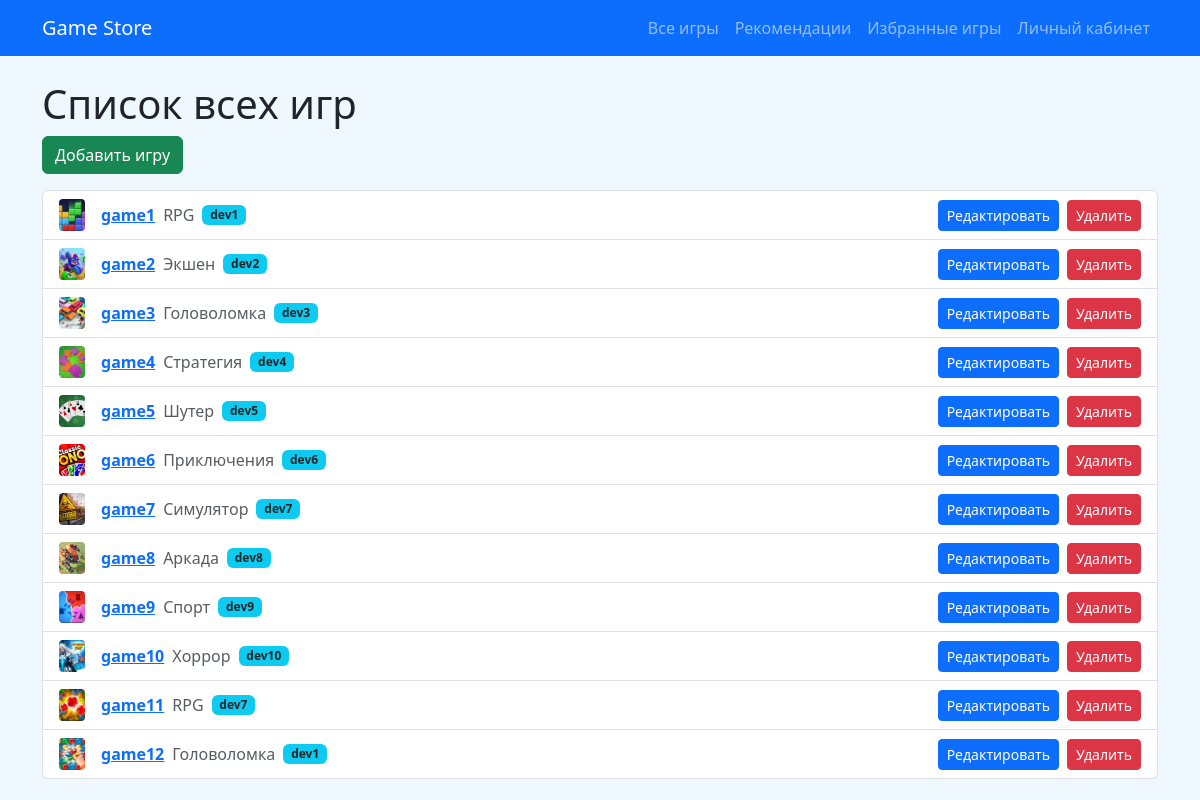
/games/, run on the app's committed database.
### store/models.py (models this page shows, shortened)
class Game(models.Model):
    title = models.CharField("Название игры", max_length=100)
    description = models.TextField("Описание")
    price = models.DecimalField("Цена", max_digits=8, decimal_places=2)
    release_date = models.DateField("Дата выхода")
    developer = models.ForeignKey(Developer, on_delete=models.CASCADE, verbose_name="Разработчик")
    genre = models.ForeignKey(Genre, on_delete=models.SET_NULL, null=True, verbose_name="Жанр")
    cover_image = models.ImageField("Обложка", upload_to='game_covers/', blank=True)
    class Meta:
        verbose_name = "Игра"
        verbose_name_plural = "Игры"

class Genre(models.Model):
    name = models.CharField("Название жанра", max_length=50, unique=True)
    class Meta:
        verbose_name = "Жанр"
        verbose_name_plural = "Жанры"

class Developer(models.Model):
    name = models.CharField("Имя разработчика", max_length=100)
    country = models.CharField("Страна", max_length=50, blank=True, null=True)
    website = models.URLField("Сайт", blank=True, null=True)
    class Meta:
        verbose_name = "Разработчик"
        verbose_name_plural = "Разработчики"

### store/views.py (the view)
# urls.py: path('games/', games_list_view, name='games_list'),
def games_list_view(request):
    games = Game.objects.all()
    return render(request, 'games_list.html', {'games': games})

### templates/games_list.html (shortened to what this page needs)
<!DOCTYPE html>
<html lang="ru">
<head>
    <link href="https://cdn.jsdelivr.net/npm/bootstrap@5.3.3/dist/css/bootstrap.min.css" rel="stylesheet">
</head>
<body>
{% include 'navbar.html' %}
<div class="container mt-4">
    <h1>Список всех игр</h1>
    <a href="{% url 'game_create' %}" class="btn btn-success mb-3">Добавить игру</a>
    <ul class="list-group">
        {% for game in games %}
            <li class="list-group-item d-flex align-items-center">
                {% if game.cover_image %}
                    <img src="{{ game.cover_image.url }}" alt="cover" class="me-3" style="height:32px;width:26px;object-fit:cover;border-radius:4px;">
                {% else %}
                    <img src="https://via.placeholder.com/26x32?text=No+Image" alt="no cover" class="me-3" style="height:32px;width:26px;object-fit:cover;border-radius:4px;">
                {% endif %}
                <strong>
                  <a href="{% url 'game_detail' game.id %}">{{ game.title }}</a>
                </strong>
                <span class="ms-2 text-muted">{{ game.genre.name }}</span>
                <span class="badge bg-info text-dark ms-2">{{ game.developer.name }}</span>
                <a href="{% url 'game_edit' game.id %}" class="btn btn-primary btn-sm ms-auto me-2">Редактировать</a>
                <a href="{% url 'game_delete' game.id %}" class="btn btn-danger btn-sm">Удалить</a>
            </li>
        {% endfor %}
    </ul>
</div>
</body>
</html>

### templates/games_list.html (style rules this page uses)
body { background-color: #f0f8ff !important; }

### data on the page
Game: cover_image (picture), title "game1", genre.name "RPG", developer.name "dev1"
Game: cover_image (picture), title "game2", genre.name "Экшен", developer.name "dev2"
Game: cover_image (picture), title "game3", genre.name "Головоломка", developer.name "dev3"
Game: cover_image (picture), title "game4", genre.name "Стратегия", developer.name "dev4"
Game: cover_image (picture), title "game5", genre.name "Шутер", developer.name "dev5"
Game: cover_image (picture), title "game6", genre.name "Приключения", developer.name "dev6"
Game: cover_image (picture), title "game7", genre.name "Симулятор", developer.name "dev7"
Game: cover_image (picture), title "game8", genre.name "Аркада", developer.name "dev8"
Game: cover_image (picture), title "game9", genre.name "Спорт", developer.name "dev9"
Game: cover_image (picture), title "game10", genre.name "Хоррор", developer.name "dev10"
Game: cover_image (picture), title "game11", genre.name "RPG", developer.name "dev7"
Game: cover_image (picture), title "game12", genre.name "Головоломка", developer.name "dev1"
